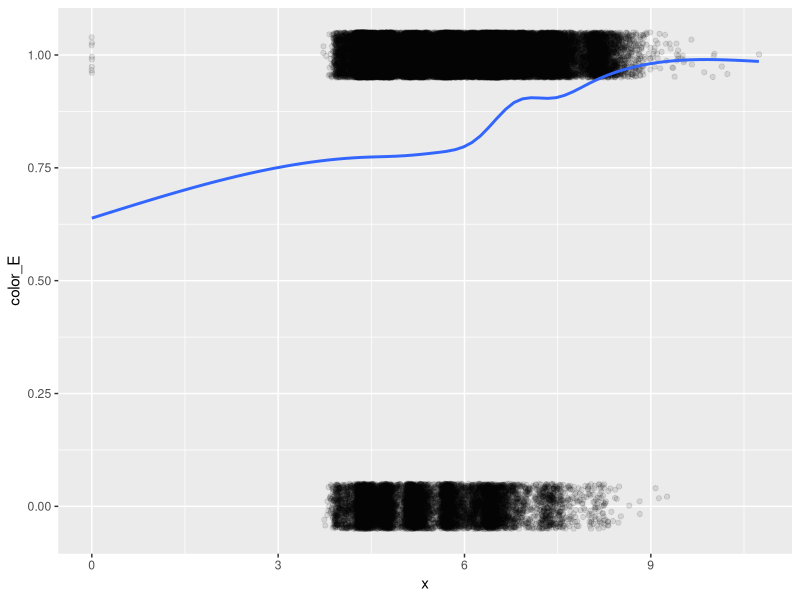
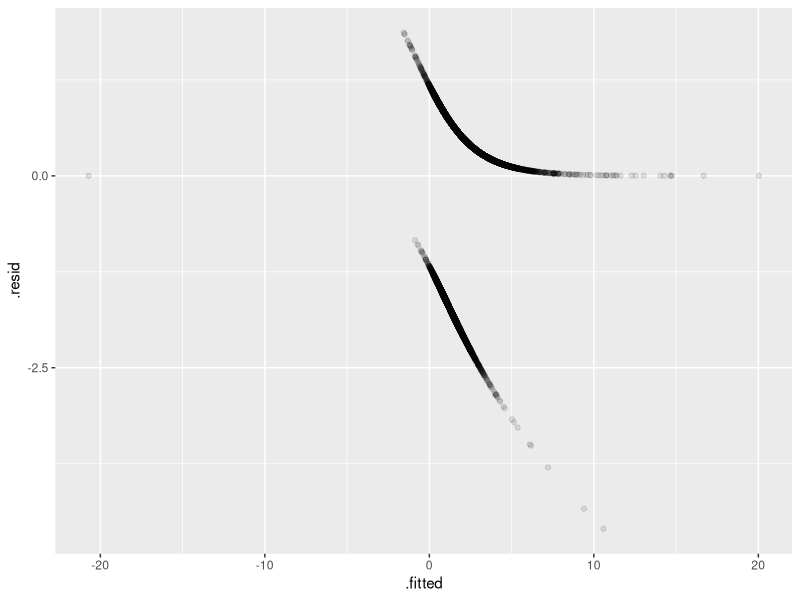
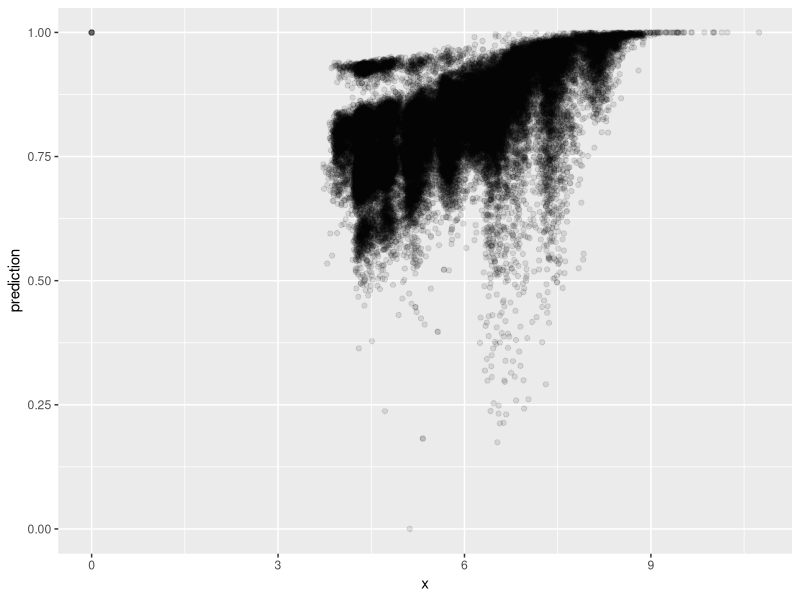

Source code (R) for these figures, in order:
## ---- chunk 1
knitr::opts_chunk$set(echo = TRUE)
## ---- chunk 2
library(tidyverse)

sample <- diamonds %>%
  mutate(color_E = if_else(color == "E", 0 , 1))

ggplot(sample, aes(x = x, y = color_E))+
  geom_jitter(height = 0.05, alpha = 0.1) +
  geom_smooth(se = FALSE)
## ---- chunk 3
# remobve color variable since we use this variable to create color_E
sample <- sample %>%
  select(-color)

# use "binomial" family for count data with 2 class {0,1}
glm_mod <- glm(formula = color_E~., data = sample, family = "binomial")

# Remeber the value here is not the proability, you can intepret it as increasing the predicted value, then the predicted provability is the predicted value apllying some transformation.
summary(glm_mod)
## ---- chunk 4
library(broom)
glm_aug <-augment(glm_mod)
ggplot(glm_aug, aes(x = .fitted, y = .resid)) +
  geom_point(alpha = 0.1)
## ---- chunk 5
# specific response to get the probability
sample <- sample %>%
  mutate(prediction = predict(glm_mod, sample, type = "response"))

ggplot(sample, aes(x = x, y = prediction))+
  geom_point(alpha = 0.1)
